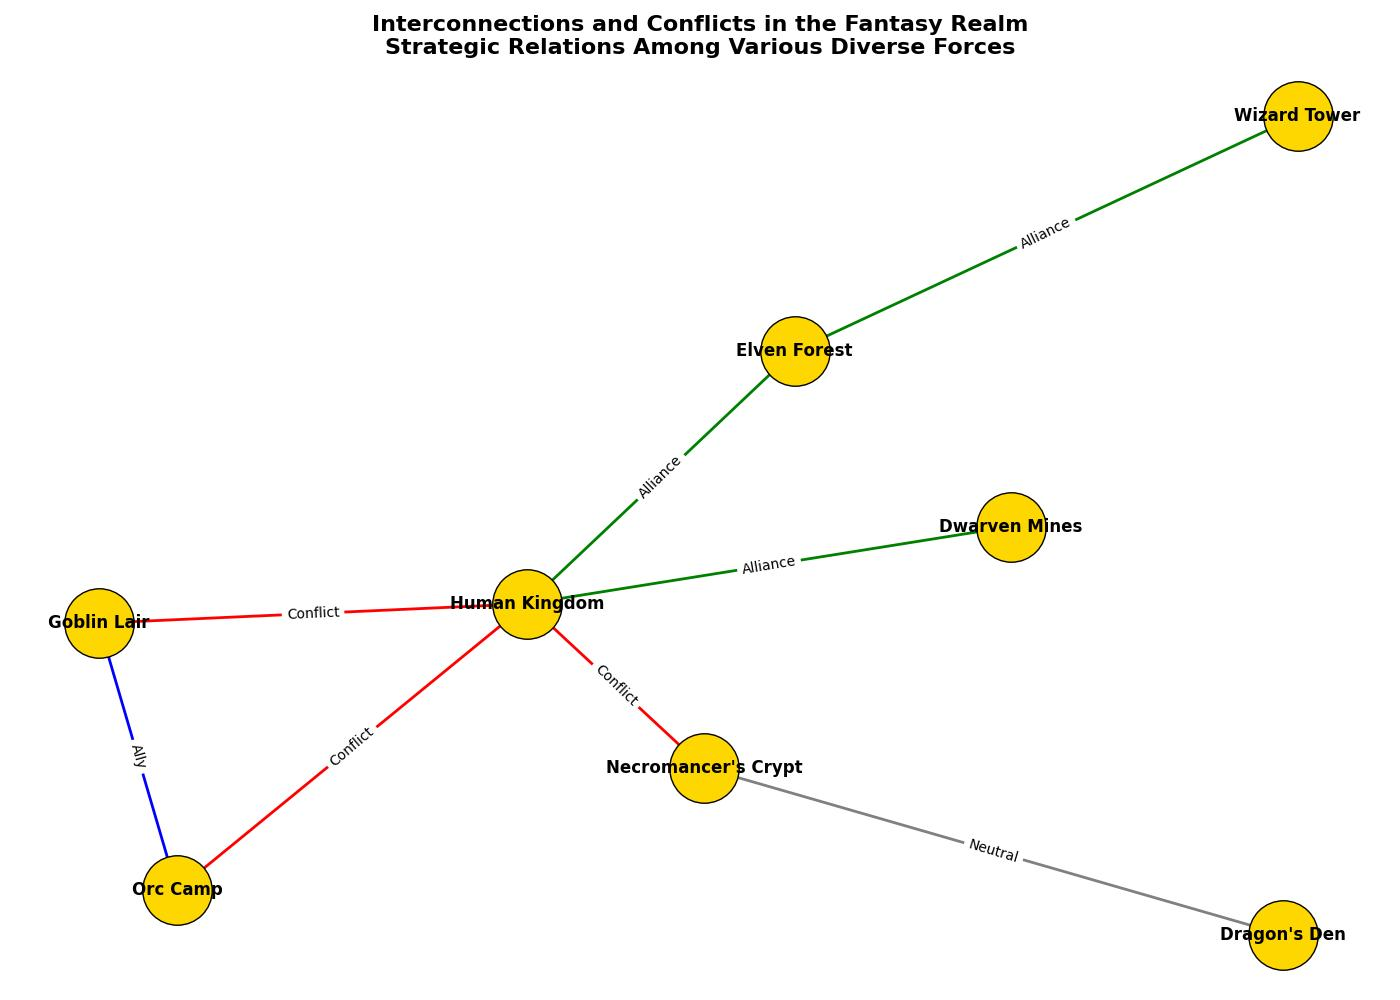

Source code (Python):
import matplotlib.pyplot as plt
import networkx as nx

# Define the nodes in the fantasy realm
nodes = [
    "Elven Forest", "Dwarven Mines", "Human Kingdom",
    "Orc Camp", "Wizard Tower", "Goblin Lair",
    "Dragon's Den", "Necromancer's Crypt"
]

# Define the directed edges representing alliances and conflicts
edges = {
    ("Elven Forest", "Human Kingdom"): {'relation': 'Alliance', 'weight': 5},
    ("Dwarven Mines", "Human Kingdom"): {'relation': 'Alliance', 'weight': 4},
    ("Human Kingdom", "Orc Camp"): {'relation': 'Conflict', 'weight': 6},
    ("Wizard Tower", "Elven Forest"): {'relation': 'Alliance', 'weight': 3},
    ("Goblin Lair", "Orc Camp"): {'relation': 'Ally', 'weight': 4},
    ("Dragon's Den", "Necromancer's Crypt"): {'relation': 'Neutral', 'weight': 2},
    ("Necromancer's Crypt", "Human Kingdom"): {'relation': 'Conflict', 'weight': 5},
    ("Human Kingdom", "Goblin Lair"): {'relation': 'Conflict', 'weight': 3}
}

# Create a directed graph
G = nx.DiGraph()

# Add nodes and edges to the graph
G.add_nodes_from(nodes)
for (start, end), attrs in edges.items():
    G.add_edge(start, end, **attrs)

# Define positions for each node using a circular layout
pos = nx.spring_layout(G, seed=42)

# Create the plot
plt.figure(figsize=(14, 10))

# Colors for different relations
colors = {
    'Alliance': 'green',
    'Conflict': 'red',
    'Ally': 'blue',
    'Neutral': 'grey'
}

# Draw nodes
nx.draw_networkx_nodes(G, pos, node_size=2500, node_color='#FFD700', edgecolors='black')

# Draw labels
nx.draw_networkx_labels(G, pos, font_size=12, font_weight='bold')

# Draw edges and edge labels
for (start, end), attrs in edges.items():
    nx.draw_networkx_edges(G, pos, edgelist=[(start, end)], arrowstyle='->', arrowsize=20, width=2, edge_color=colors[attrs['relation']])
    nx.draw_networkx_edge_labels(G, pos, edge_labels={(start, end): attrs['relation']}, font_color='black')

# Chart Title
plt.title("Interconnections and Conflicts in the Fantasy Realm\nStrategic Relations Among Various Diverse Forces", fontsize=16, fontweight='bold')

# Adjust layout to avoid text clipping
plt.axis('off')
plt.tight_layout()

# Show the plot
plt.show()
